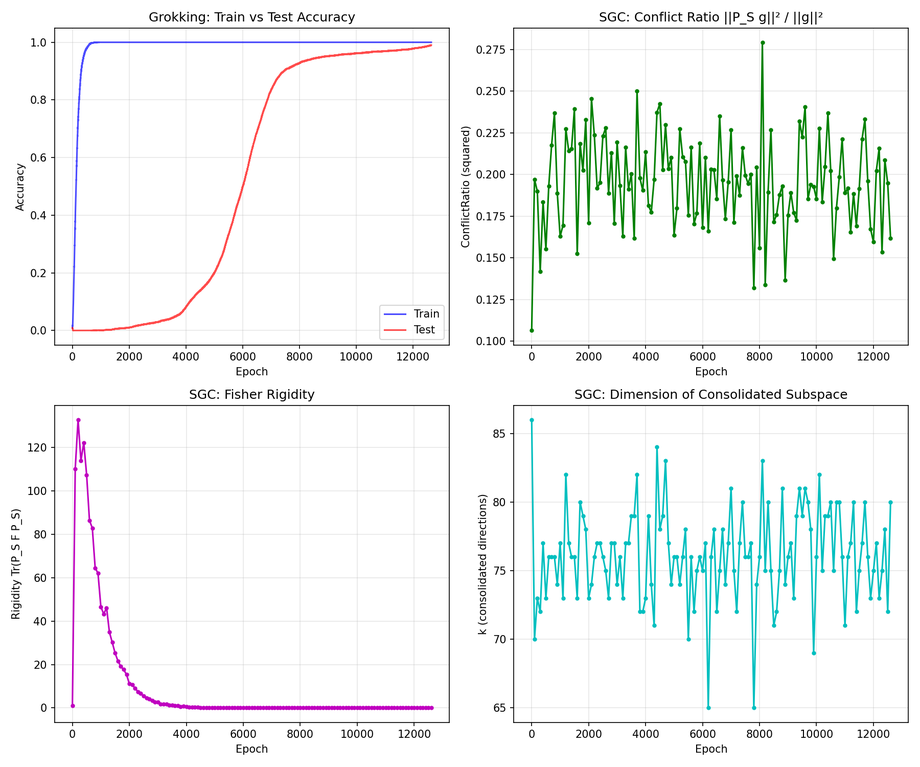
#> input picture grokking_analysis.png, 920 x 767 px, shrunk from 1800 x 1500 before the run
$ python -i thermodynamic_grokking_v2.py   (imports and definitions only)
#> lines starting #> are read from the running program, lines starting #| are printed output that depends on the picture
"""
THRML-002: Thermodynamic Grokking with Corrected SGC Order Parameters

This experiment fixes the order parameter issue from THRML-001 by:
1. Using CONDITIONAL sampling P(c|a,b) instead of joint P(a,b,c)
2. Implementing proper intrinsic order parameters:
   - epsilon_H: Conditional entropy (H(C|a,b) / log(p))
   - epsilon_V: Conditional variance (Var(c|a,b) / Var_unif)
3. Running finite-size scaling across p in {5, 7, 11, 13}
4. Extracting three independent critical points: beta_Cv, beta_epsilon, beta_U4

FALSIFIABLE PREDICTION: These three critical points should align and tighten
as p increases. Systematic separation falsifies "grokking = phase transition."

Author: SGC Research Team
Date: February 6, 2026
Experiment ID: THRML-002
"""

import numpy as np
from typing import List, Tuple, Dict, Optional
from dataclasses import dataclass
from datetime import datetime
import json
import os
from scipy.stats import entropy as scipy_entropy


# =============================================================================
# Spin Encoding (same as v1)
# =============================================================================

def encode_thermometer(value: int, p: int) -> List[int]:
    """Encode integer [0, p-1] as thermometer code."""
    return [+1 if i < value else -1 for i in range(p - 1)]


# [9 lines left out: function decode_thermometer, not called in this run]


# =============================================================================
# Energy Function
# =============================================================================

@dataclass
class ModularArithmeticEnergy:
    """
    Energy function for modular arithmetic: c = op(a, b) mod p.

    Supports both addition and multiplication.
    Uses a HARD energy gap (not linear penalty) to create sharper ridges.
    """
    p: int
    operation: str = "add"     # "add" or "mul"
    J_error: float = 5.0       # Increased: sharper ridge
    J_struct: float = 2.0      # Increased: enforce valid codes
    use_hard_penalty: bool = True  # Use step function instead of linear

    # [38 lines left out: functions compute_energy_conditional, _structure_penalty_single, correct_answer, not called in this run]


# =============================================================================
# Conditional Gibbs Sampler
# =============================================================================

class ConditionalGibbsSampler:
    """
    Samples P(c | a, b) by clamping input spins and running Gibbs on output.

    This is the key correction from THRML-001: we're doing INFERENCE,
    treating (a,b) as boundary conditions and sampling the output distribution.
    """

    # [168 lines left out: functions __init__, sample_c_given_ab, compute_conditional_entropy_order_param, compute_conditional_variance_order_param, not called in this run]


# =============================================================================
# Thermodynamic Quantities
# =============================================================================

def compute_specific_heat(energies: np.ndarray, beta: float) -> float:
    """Cv = beta^2 * Var(E)"""
    return beta**2 * np.var(energies)


# [219 lines left out: functions compute_binder_cumulant, run_thrml002_experiment, extract_critical_points, run_finite_size_scaling, not called in this run]


def save_results(data: Dict, output_dir: str = "logs/thrml002"):
    """Save all results to JSON."""
    os.makedirs(output_dir, exist_ok=True)

    timestamp = datetime.now().strftime("%Y%m%d_%H%M%S")
    run_dir = os.path.join(output_dir, f"run_{timestamp}")
    os.makedirs(run_dir, exist_ok=True)

    # Convert any remaining numpy types
    def convert(obj):
        if isinstance(obj, (np.integer, np.floating)):
            return float(obj)
        elif isinstance(obj, np.ndarray):
            return obj.tolist()
        elif isinstance(obj, (np.bool_, bool)):
            return bool(obj)
        elif isinstance(obj, dict):
            return {k: convert(v) for k, v in obj.items()}
        elif isinstance(obj, list):
            return [convert(v) for v in obj]
        return obj

    data_json = convert(data)

    with open(os.path.join(run_dir, "results.json"), "w") as f:
        json.dump(data_json, f, indent=2)

    print(f"\nResults saved to: {run_dir}")
    return run_dir


# =============================================================================
# Main
# =============================================================================

# [255 lines left out: functions run_high_resolution_sweep, compute_susceptibility, run_comprehensive_scaling, run_operation_comparison, main, not called in this run]


# [2 lines not run here, left out]

>>> import cv2
>>> picture = cv2.imread('../grokking_analysis.png', cv2.IMREAD_GRAYSCALE)
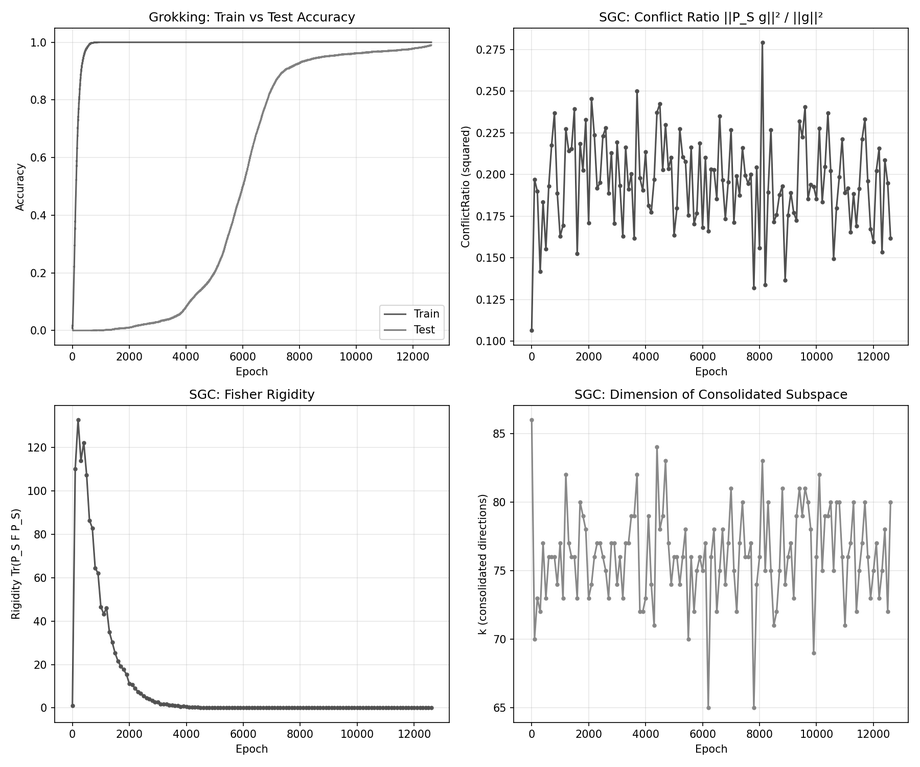
#> picture: shape (767, 920); min 0, max 255, mean 244
>>> result = save_results(picture)
#> in save_results, `data_json = convert(data)`: data_json = 767 items
#> result = 'logs/thrml002/run_20261121_102121'
